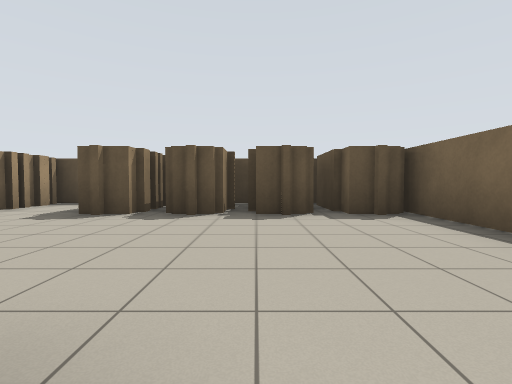
[1] (above)

18 first-person views from a walk through a robot-simulator world made for Stage. The camera is 0.94 m above the floor, tilts 2° down and sees 85° across. The lines on the ground mark 1 m squares. The floor is counted in squares, 2 m on a side. Each view is taken from the middle of a square. On the plan, view 1 faces up. The plan holds only what a view shows up to about 9 squares ahead; the rest is blank. The place goes on beyond the plan. Robots are left out.

[2]
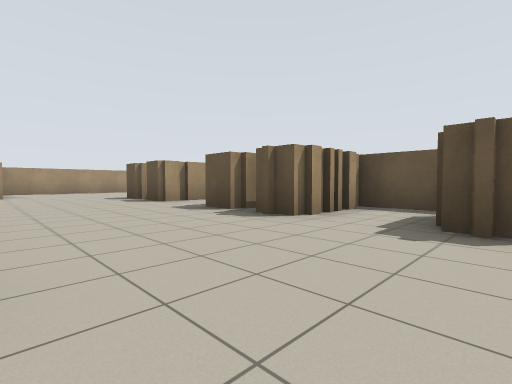

[3]
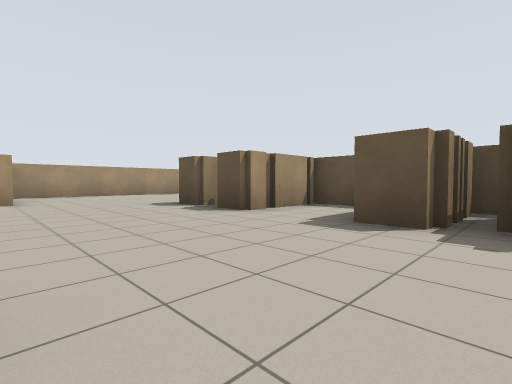

[4]
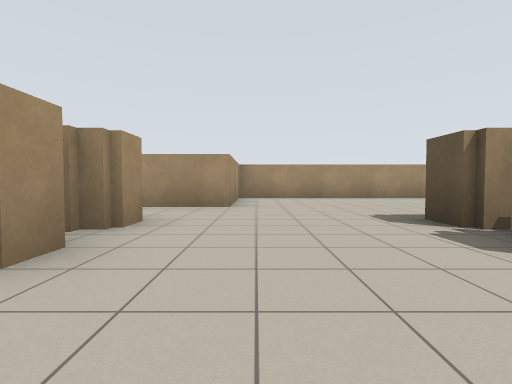

[5]
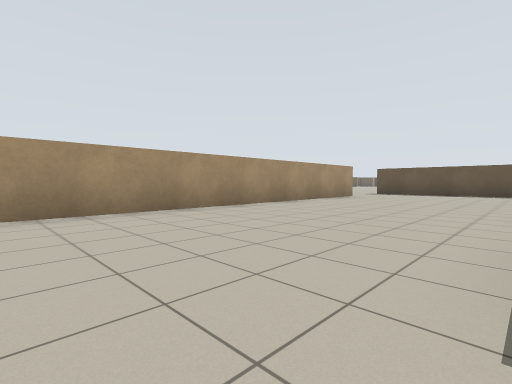

[6]
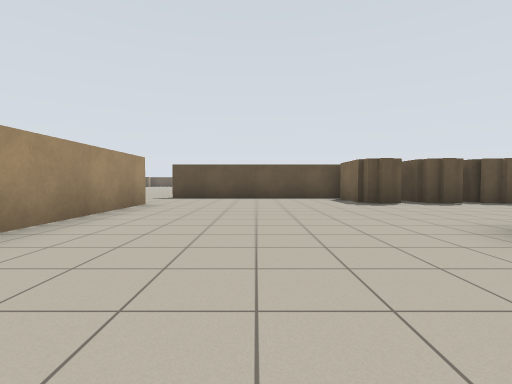

[7]
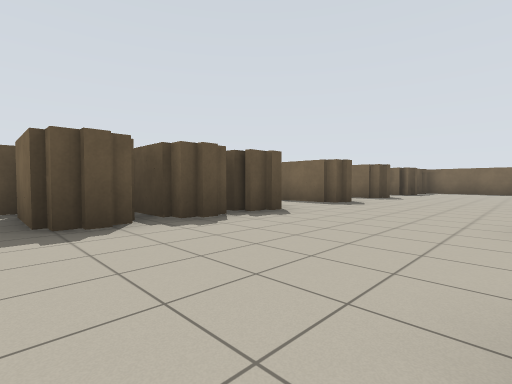

[8]
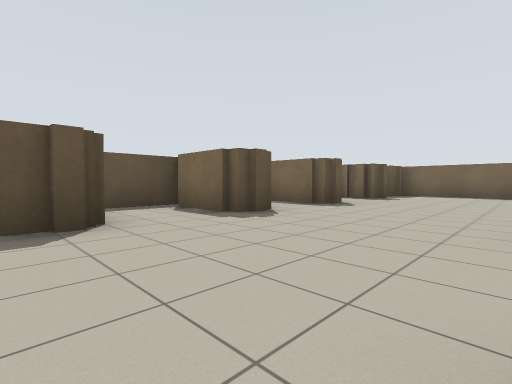

[9]
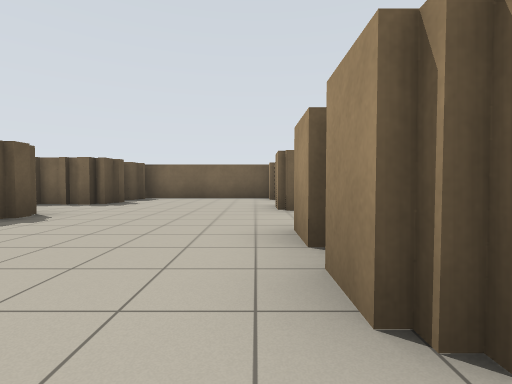

[10]
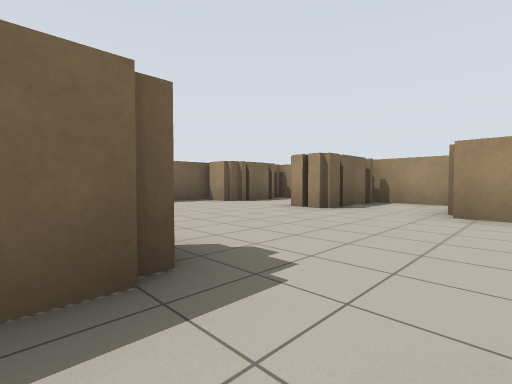

[11]
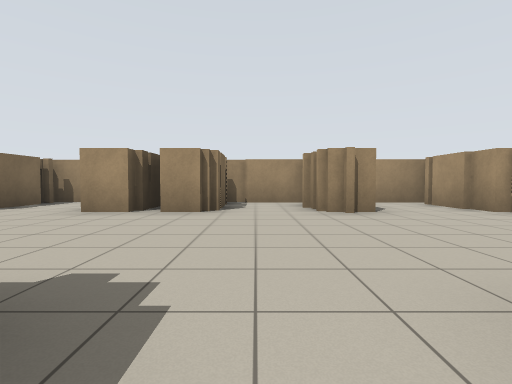

[12]
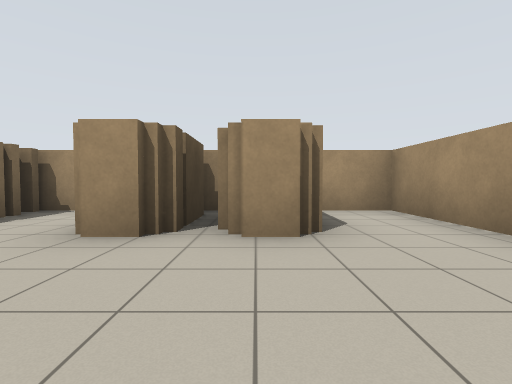

[13]
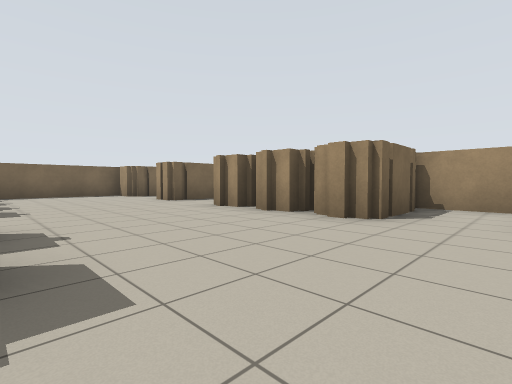

[14]
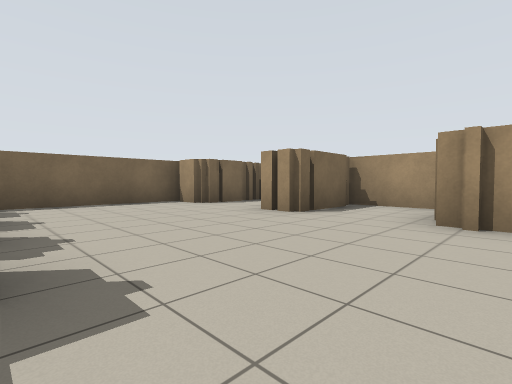

[15]
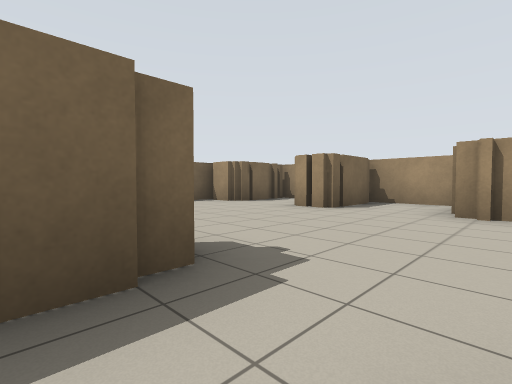

[16]
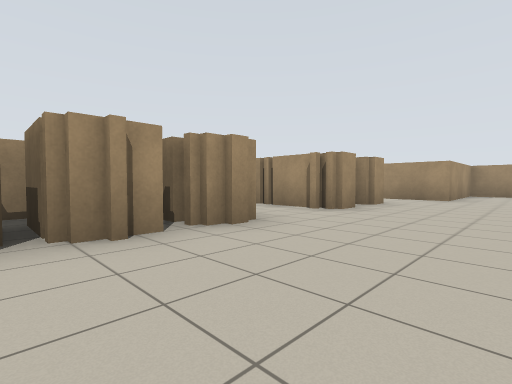

[17]
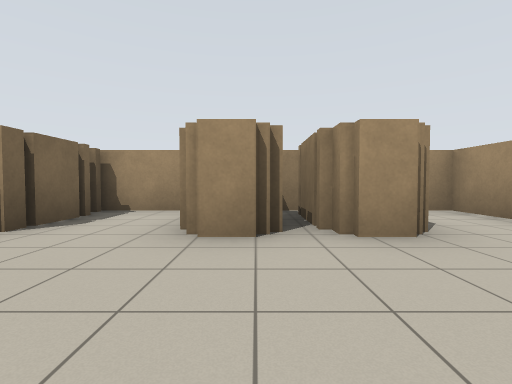

[18]
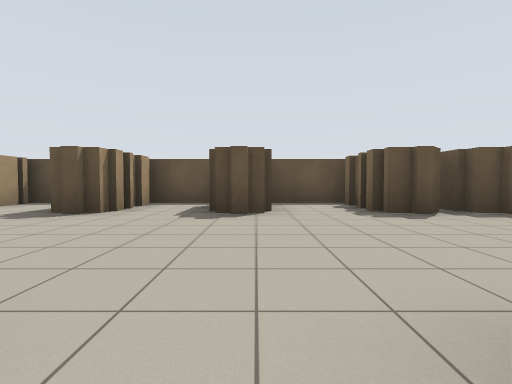

### Floor plan
Points are (right, up) in squares from view 1. A wall is a line through its corners. A room is listed if a view was taken in it or the views show most of it. See-through windows are left out.
Room 1 (views 1, 2, 3, 4, 5, 6, 7, 8, 9, 10, 11, 12, 13, 14, 15, 16, 17, 18)
walls: (-5.2, 7.4) (-5.2, 8.6) (-4.5, 8.6); (-5.6, 5.9) (-5.6, 4.1) (-6.5, 4.1); (-7.1, 6.4) (-5.2, 6.4); (-7.5, 6.3) (-8.4, 6.3) (-8.4, 4.1) (-9.1, 4.1); (-8, 8.6) (-7, 8.6); (-4, 8.6) (-3.2, 8.6); (-3, 6.3) (-4.4, 6.3) (-4.4, 4.1) (-5.1, 4.1); (-2.9, 6.4) (-1.1, 6.4); (-10, 6.4) (-8.8, 6.4); (-9.8, 8.6) (-9.8, 7); (-9.8, 4.6) (-9.8, 4.1) (-10.5, 4.1); (-1.4, 6.9) (-1.4, 8.6) (-0.5, 8.6); (-1.7, 4.1) (-2.8, 4.1) (-2.8, 5); (-6.9, 12.2) (-7.9, 12.2); (-8.2, 12.2) (-9.2, 12.2) (-9.2, 13.5); (-0.5, 4.9) (-0.5, 4.1) (-1.4, 4.1); (-9.6, 12.2) (-10.6, 12.2) (-10.6, 13.9); (-5.9, 0.4) (-5.2, 0.4); (-4.1, 0.6) (-3.2, 0.6); (-1.8, 12.2) (-2.8, 12.2) (-2.8, 13.8); (-5.9, 0) (-5.2, 0) (-5.2, 0.6) (-4.4, 0.6) (-4.4, -0.9); (1.1, 6.4) (1.6, 6.4); (1.2, 7) (1.2, 8.6) (2.4, 8.6) (2.4, 12.4); (-4.9, 14.4) (-7.2, 14.4); (1, 4.1) (0, 4.1); (-10.6, 0.6) (-9.8, 0.6) (-9.8, -1.1); (-3, 14.4) (-4.4, 14.4) (-4.4, 12.2) (-5.2, 12.2) (-5.2, 13.9); (-1.5, 0.4) (-0.5, 0.4); (-6.6, -1.1) (-6.6, 0.6) (-5.8, 0.6); (-10.4, 14.4) (-15.5, 14.4); (-9.2, -1) (-9.2, 0.6) (-8.4, 0.6) (-8.4, -1.4); (1, 12.2) (0, 12.2) (0, 13.9); (-7.9, -1.6) (-6.4, -1.6); (2.4, 4.1) (1.2, 4.1) (1.2, 5.8); (-2.9, -1.6) (-1.1, -1.6); (-1.4, -1.2) (-1.4, 0.6) (-0.6, 0.6); (1.9, 12.2) (1.2, 12.2) (1.2, 13); (0.1, 14.4) (-1.6, 14.4); (1.5, 0.6) (2.1, 0.6); (-15.4, 12) (-15.4, 1.5) (-12.3, 1.5) (-12.3, -1.6) (-11, -1.6); (2.4, 0.2) (2.4, 4.5); (1.2, -1.1) (1.2, 0.4); (1, -1.6) (1.5, -1.6)
ways out: opening at (-16, 13)

Positions as (right, up) in squares from view 1, and headings:
1: (0, 0), facing up
2: (-2, 1), facing up-left
3: (-5, 1), facing up-left
4: (-7, 2), facing left
5: (-11, 3), facing up-left
6: (-13, 6), facing up
7: (-11, 9), facing up-right
8: (-8, 9), facing up-right
9: (-6, 9), facing right
10: (-4, 13), facing down-right
11: (-6, 13), facing down
12: (-10, 3), facing down
13: (-8, 4), facing down-right
14: (-4, 4), facing down-right
15: (-4, 5), facing down-right
16: (-4, 3), facing down-left
17: (-9, 3), facing down
18: (-2, 8), facing up
